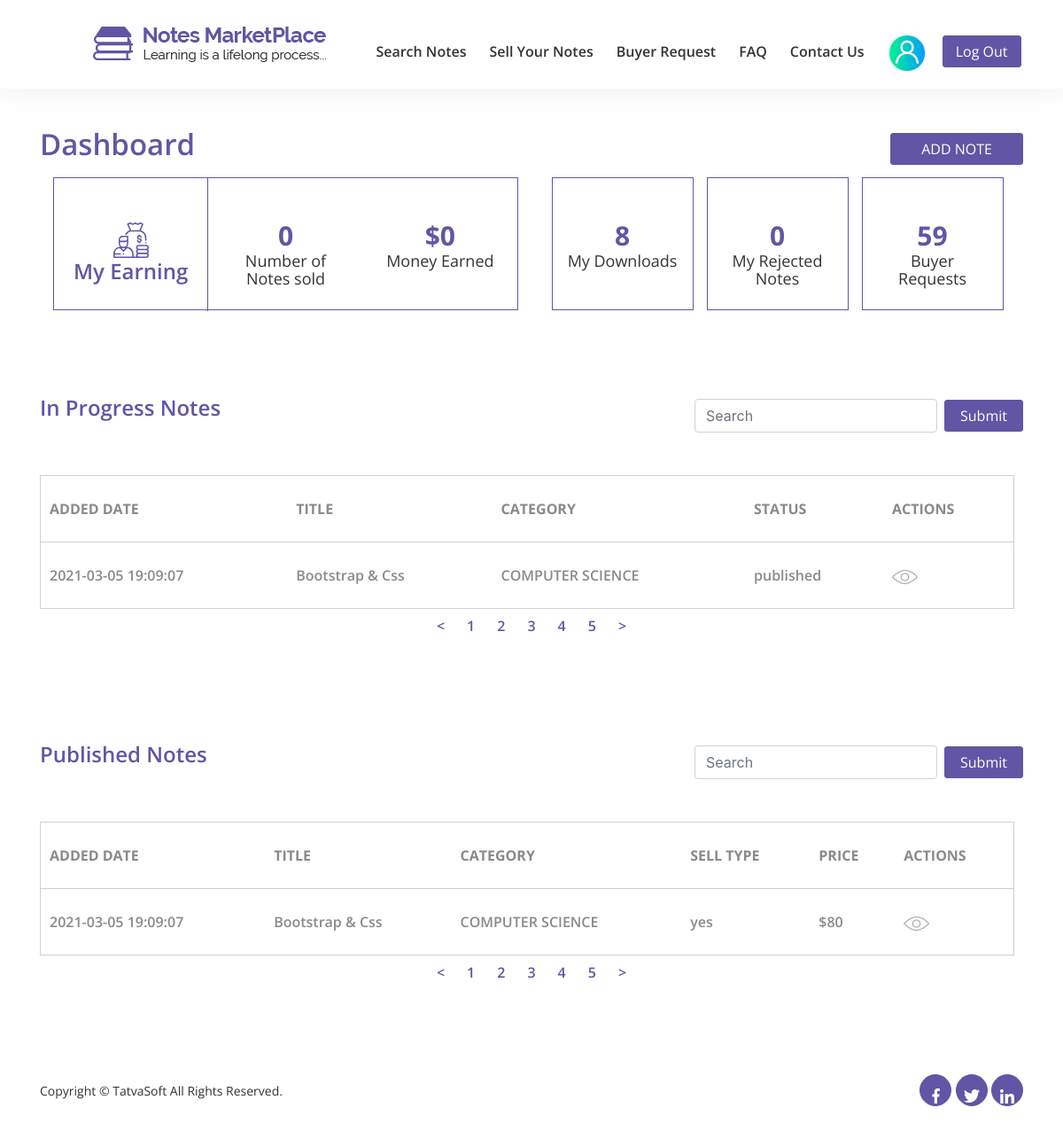
The app's page /notesmarketplace/dashboard.php?user_id=16 (signed in) with its own data.
### tables this page shows
CREATE TABLE `sellernotes` (
  `ID` int(11) NOT NULL,
  `SellerID` int(11) NOT NULL,
  `Status` varchar(15) DEFAULT NULL,
  `ActionedBy` int(11) DEFAULT NULL,
  `AdminRemarks` varchar(255) DEFAULT NULL,
  `PublishedDate` datetime DEFAULT NULL,
  `Title` varchar(100) NOT NULL,
  `Category` varchar(30) DEFAULT NULL,
  `DisplayPicture` varchar(500) DEFAULT NULL,
  `FilePath` varchar(100) NOT NULL,
  `NoteType` varchar(20) DEFAULT NULL,
  `NumberofPages` int(11) DEFAULT NULL,
  `Description` varchar(255) NOT NULL,
  `UniversityName` varchar(200) DEFAULT NULL,
  `Country` varchar(50) DEFAULT NULL,
  `Course` varchar(100) DEFAULT NULL,
  `CourseCode` varchar(100) DEFAULT NULL,
  `Professor` varchar(100) DEFAULT NULL,
  `IsPaid` varchar(10) NOT NULL,
  `SellingPrice` decimal(10,0) DEFAULT NULL,
  `NotesPreview` varchar(255) DEFAULT NULL,
  `CreatedDate` datetime DEFAULT current_timestamp(),
  `CreatedBy` int(11) DEFAULT NULL,
  `ModifiedDate` datetime DEFAULT NULL,
  `ModifiedBy` int(11) DEFAULT NULL,
  `IsActive` bit(1) NOT NULL DEFAULT b'1'
);

### notesmarketplace/dashboard.php (the view, shortened to what the rows shown need)
<?php
include"includes/database.php";
?>
<?php
if(!isset($_SESSION['user_id'])){
?>
<script>
    location.replace('login.php');
</script>
<?php
}else{
    $user_id = $_SESSION['user_id'];
}
?>
<!DOCTYPE html>
<html lang="en">
<head>
    <link rel="stylesheet" href="css/font-awesome/css/font-awesome.min.css">
    <link rel="stylesheet" href="admin/css/bootstrap/bootstrap.min.css">
    <link rel="stylesheet" href="css/dash.css">
    <link rel="stylesheet" href="css/responsive1.css">
    <link rel="stylesheet" href="admin/css/nav.css">
</head>
<body>
    <section id="dashboard">
        <div class="container">
            <div class="content-box-lg">
                <div class="container">
                    <div class="row">
                        <div class="col-md-6 col-sm-6">
                            <div class="flex-wrapper d-flex stats">
                                <div class="box">
                                    <div class="middle1">
                                        <center>
                                            <h2 class="title"><?php if(isset($sold_notes)){echo $sold_notes;}else{echo '0';}?></h2>
                                        </center>
                                    </div>
                                </div>
                                <div class="box">
                                    <div class="middle1">
                                        <center>
                                            <h2 class="title">$0</h2>
                                        </center>
                                    </div>
                                </div>
                            </div>
                        </div>
                        <?php
                        $query1 = "SELECT d.*, s.Title, s.Category, s.IsPaid, s.SellingPrice FROM downloads AS d JOIN sellernotes AS s ON d.NoteID = s.ID  WHERE d.Downloader = '$user_id' AND d.IsSellerHasAllowedDownload = 1 ";
                        $my_downloads = mysqli_query($connection,$query1);
                        $downloads = mysqli_num_rows($my_downloads);
                        $query2 = "SELECT d.*, s.Title, s.Category, s.IsPaid, s.SellingPrice FROM downloads AS d JOIN sellernotes AS s ON d.NoteID = s.ID  WHERE d.Seller = '$user_id' AND d.IsSellerHasAllowedDownload = 0 ";
                        $buyer_requests = mysqli_query($connection,$query2);
                        $buyers = mysqli_num_rows($buyer_requests);
                         $query = "SELECT * FROM sellernotes WHERE Status = 'rejected' ";
                            $rejected_notes = mysqli_query($connection,$query);
                                $rejected_notes = mysqli_num_rows($rejected_notes);
                        ?>
                        <div class="col-md-6 col-sm-6">
                            <div class="flex-wrapper d-flex justify-content-around flex-nowrap">
                                <div class="box-s">
                                    <div class="middle1">
                                        <center>
                                            <h2 class="title"><?php if(isset($downloads)){echo $downloads;}else{echo '0';}?></h2>
                                        </center>
                                    </div>
                                </div>
                                <div class="box-s">
                                    <div class="middle1">
                                        <center>
                                            <h2 class="title"><?php if(isset($rejected_notes)){echo $rejected_notes;}else{echo '0';}?></h2>
                                        </center>
                                    </div>
                                </div>
                                <div class="box-s">
                                    <div class="middle1">
                                        <center>
                                            <h2 class="title"><?php if(isset($buyers)){echo $buyers;}else{echo '0';}?></h2>
                                        </center>
                                    </div>
                                </div>
                            </div>
                        </div>
                    </div>
                </div>
            </div>
        </div>
    </section>
    <section id="progress-notes">
        <div class="content-box-lg">
            <div class="container">
                <div class="table-responsive">
                    <table class="progres">
                        <tr>
                            <th>ADDED DATE</th>
                            <th>TITLE</th>
                            <th>CATEGORY</th>
                            <th>STATUS</th>
                            <th>ACTIONS</th>
                        </tr>
                        <?php
                        $query = "SELECT * FROM sellernotes WHERE SellerID = '{$user_id}'";
                        $get_table_data = mysqli_query($connection,$query);
                        while($row = mysqli_fetch_assoc($get_table_data)){
                            $note_id = $row['ID'];
                            $date = $row['CreatedDate'];
                            $title= $row['Title'];
                            $cat  = $row['Category'];
                            $status = $row['Status'];
                            if($status == 'draft'){
                    ?>
                        <tr>
                            <td><?php  echo $date;   ?></td>
                            <td><?php  echo $title;   ?></td>
                            <td><?php  echo $cat;   ?></td>
                            <td><?php  echo $status;   ?></td>
                            <td>
                                <a href="<?php echo 'edit_note.php?note_id='.$note_id ;?>"><img src="img/Dashboard/edit.png"></a>
                                <a href="<?php echo 'note_details.php?note_id='.$note_id ;?>">
                                    <img src="img/Dashboard/eye.png">
                                </a>
                            </td>
                        </tr>
                        <?php
                            }else{
                    ?>
                        <tr>
                            <td><?php  echo $date;   ?></td>
                            <td><?php  echo $title;   ?></td>
                            <td><?php  echo $cat;   ?></td>
                            <td><?php  echo $status;   ?></td>
                            <td>
                                <a href="<?php echo 'note_details.php?note_id='.$note_id ;?>">
                                    <img src="img/Dashboard/eye.png">
                                </a>
                            </td>
                        </tr>
                        <?php
                            }
                        }
                        ?>
                    </table>
                </div>
            </div>
        </div>
        <div class="content-box-lg">
            <div class="container">
                <div class="table-responsive">
                    <table class="progres">
                        <tr>
                            <th>ADDED DATE</th>
                            <th>TITLE</th>
                            <th>CATEGORY</th>
                            <th>SELL TYPE</th>
                            <th>PRICE</th>
                            <th>ACTIONS</th>
                        </tr>
                        <?php
                        $query = "SELECT * FROM sellernotes  WHERE SellerID = {$user_id} AND Status = 'published'";
                        $get_table_data = mysqli_query($connection,$query);
                        while($row = mysqli_fetch_assoc($get_table_data)){
                            $date = $row['CreatedDate'];
                            $title= $row['Title'];
                            $cat  = $row['Category'];
                            $sell_type = $row['IsPaid'];
                            $price = $row['SellingPrice'];
                    ?>
                        <tr>
                            <td><?php  echo $date;   ?></td>
                            <td><?php  echo $title;   ?></td>
                            <td><?php  echo $cat;   ?></td>
                            <td><?php  echo $sell_type;  ?></td>
                            <td>$<?php  echo $price;  ?></td>
                            <td>
                                <a href="<?php echo 'note_details.php?note_id='.$note_id ;?>">
                                    <img src="img/Dashboard/eye.png">
                                </a>
                            </td>
                        </tr>
                        <?php
                            }
                    ?>
                    </table>
                </div>
            </div>
        </div>
    </section>
</body>
</html>

### records on screen
sellernotes: CreatedDate "2021-03-05 19:09:07", Title "Bootstrap & Css", Category "COMPUTER SCIENCE", Status "published", IsPaid "yes", SellingPrice "80"

### other values on screen
$downloads "8"
$rejected_notes "0"
$buyers "59"
